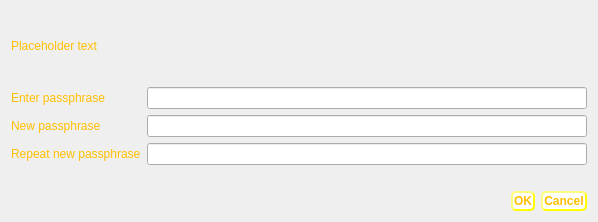
<?xml version="1.0" encoding="UTF-8"?>
<ui version="4.0">
 <class>AskPassphraseDialog</class>
 <widget class="QDialog" name="AskPassphraseDialog">
  <property name="geometry">
   <rect>
    <x>0</x>
    <y>0</y>
    <width>598</width>
    <height>222</height>
   </rect>
  </property>
  <property name="sizePolicy">
   <sizepolicy hsizetype="Preferred" vsizetype="Minimum">
    <horstretch>0</horstretch>
    <verstretch>0</verstretch>
   </sizepolicy>
  </property>
  <property name="minimumSize">
   <size>
    <width>550</width>
    <height>0</height>
   </size>
  </property>
  <property name="windowTitle">
   <string>Passphrase Dialog</string>
  </property>
  <property name="styleSheet">
   <string notr="true">QWidget#AskPassphraseDialog { background-image: url(:/icons/Background);}
QLabel {color: #FFBF00;}
QRadioButton {color: #FFBF00;}
QCheckBox {color: #FFBF00;}
QPushButton {background-color: white;
    border-style: outset;
    border-width: 2px;
    border-radius: 5px;
    border-color: yellow;
    font: bold 12px;
    min-width: 6em;
    padding: 1px;
	color: #FFBF00
}</string>
  </property>
  <layout class="QVBoxLayout" name="verticalLayout">
   <property name="sizeConstraint">
    <enum>QLayout::SetMinimumSize</enum>
   </property>
   <item>
    <widget class="QLabel" name="warningLabel">
     <property name="text">
      <string notr="true">Placeholder text</string>
     </property>
     <property name="textFormat">
      <enum>Qt::RichText</enum>
     </property>
     <property name="wordWrap">
      <bool>true</bool>
     </property>
    </widget>
   </item>
   <item>
    <layout class="QFormLayout" name="formLayout">
     <property name="sizeConstraint">
      <enum>QLayout::SetMinimumSize</enum>
     </property>
     <property name="fieldGrowthPolicy">
      <enum>QFormLayout::AllNonFixedFieldsGrow</enum>
     </property>
     <item row="0" column="0">
      <widget class="QLabel" name="passLabel1">
       <property name="text">
        <string>Enter passphrase</string>
       </property>
      </widget>
     </item>
     <item row="0" column="1">
      <widget class="QLineEdit" name="passEdit1">
       <property name="echoMode">
        <enum>QLineEdit::Password</enum>
       </property>
      </widget>
     </item>
     <item row="1" column="0">
      <widget class="QLabel" name="passLabel2">
       <property name="text">
        <string>New passphrase</string>
       </property>
      </widget>
     </item>
     <item row="1" column="1">
      <widget class="QLineEdit" name="passEdit2">
       <property name="echoMode">
        <enum>QLineEdit::Password</enum>
       </property>
      </widget>
     </item>
     <item row="2" column="0">
      <widget class="QLabel" name="passLabel3">
       <property name="text">
        <string>Repeat new passphrase</string>
       </property>
      </widget>
     </item>
     <item row="2" column="1">
      <widget class="QLineEdit" name="passEdit3">
       <property name="echoMode">
        <enum>QLineEdit::Password</enum>
       </property>
      </widget>
     </item>
     <item row="3" column="1">
      <widget class="QLabel" name="capsLabel">
       <property name="font">
        <font>
         <weight>75</weight>
         <bold>true</bold>
        </font>
       </property>
       <property name="text">
        <string/>
       </property>
       <property name="alignment">
        <set>Qt::AlignCenter</set>
       </property>
      </widget>
     </item>
    </layout>
   </item>
   <item>
    <widget class="QDialogButtonBox" name="buttonBox">
     <property name="orientation">
      <enum>Qt::Horizontal</enum>
     </property>
     <property name="standardButtons">
      <set>QDialogButtonBox::Cancel|QDialogButtonBox::Ok</set>
     </property>
    </widget>
   </item>
  </layout>
 </widget>
 <resources/>
 <connections>
  <connection>
   <sender>buttonBox</sender>
   <signal>accepted()</signal>
   <receiver>AskPassphraseDialog</receiver>
   <slot>accept()</slot>
   <hints>
    <hint type="sourcelabel">
     <x>20</x>
     <y>20</y>
    </hint>
    <hint type="destinationlabel">
     <x>20</x>
     <y>20</y>
    </hint>
   </hints>
  </connection>
  <connection>
   <sender>buttonBox</sender>
   <signal>rejected()</signal>
   <receiver>AskPassphraseDialog</receiver>
   <slot>reject()</slot>
   <hints>
    <hint type="sourcelabel">
     <x>20</x>
     <y>20</y>
    </hint>
    <hint type="destinationlabel">
     <x>20</x>
     <y>20</y>
    </hint>
   </hints>
  </connection>
 </connections>
</ui>
